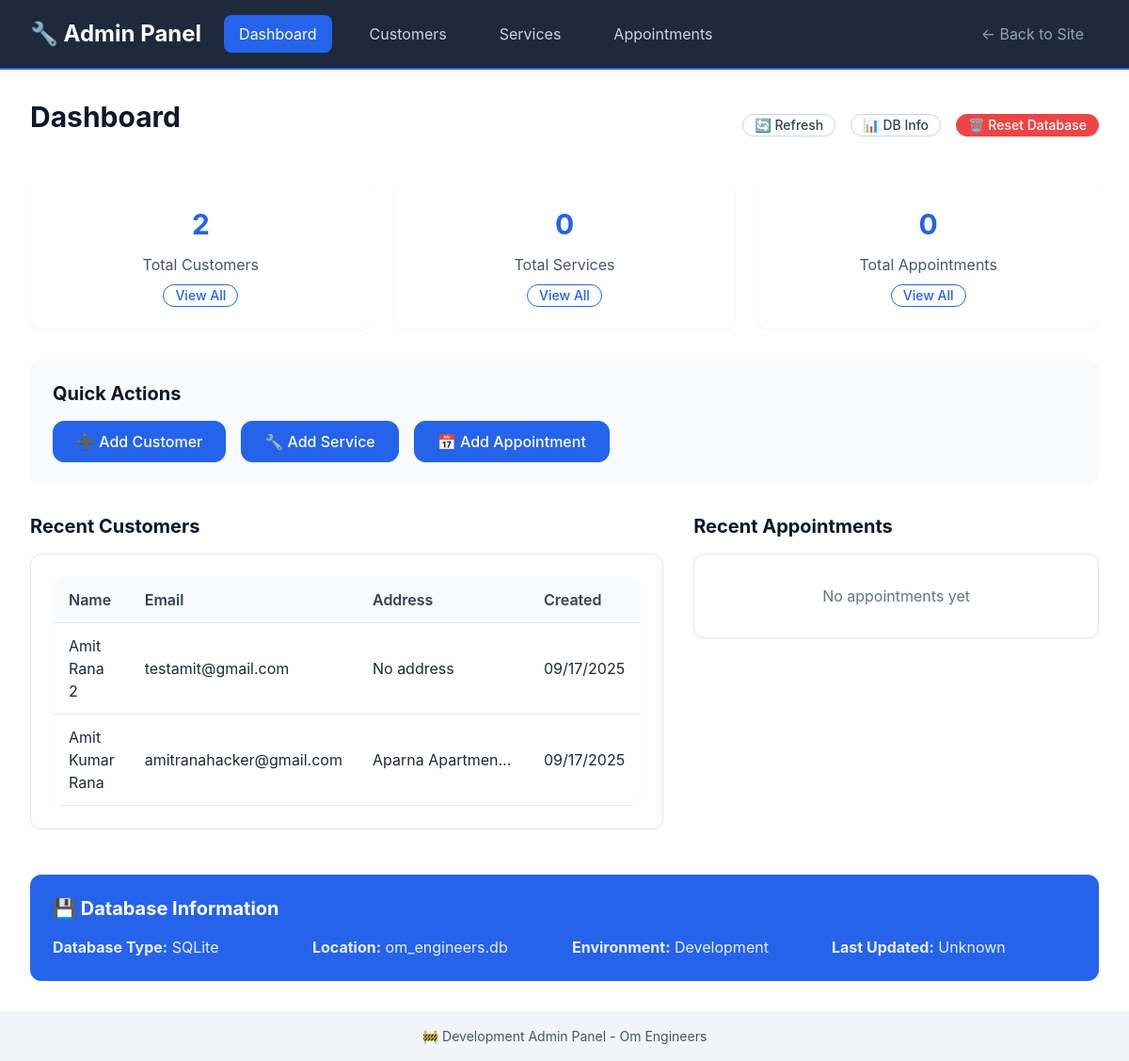
The app's page /admin/ with its own data.
### models/customer_db.py (models this page shows, shortened)
class Customer(db.Model):
    __tablename__ = 'customers'
    id: Mapped[int] = mapped_column(primary_key=True)
    name: Mapped[str] = mapped_column(String(100), nullable=False)
    email: Mapped[str] = mapped_column(String(120), nullable=True, index=True)
    phone: Mapped[str] = mapped_column(String(20), nullable=False, index=True)
    address: Mapped[str] = mapped_column(Text, nullable=True)
    created_at: Mapped[datetime] = mapped_column(DateTime, default=datetime.utcnow)
    updated_at: Mapped[datetime] = mapped_column(DateTime, default=datetime.utcnow, onupdate=datetime.utcnow)
    appointments = db.relationship('Appointment', back_populates='customer', cascade='all, delete-orphan')

### routes/admin.py (the view)
@admin_bp.route('/')
def index():
    try:
        customer_count = Customer.query.count()
        service_count = Service.query.count()
        appointment_count = Appointment.query.count()
        recent_customers = Customer.query.order_by(Customer.created_at.desc()).limit(5).all()
        recent_appointments = Appointment.query.order_by(Appointment.created_at.desc()).limit(5).all()
        stats = {
            'customers': customer_count,
            'services': service_count,
            'appointments': appointment_count
        }
        return render_template('admin/index.html',
                             stats=stats,
                             recent_customers=recent_customers,
                             recent_appointments=recent_appointments)
    except Exception as e:
        flash(f'Error loading admin dashboard: {str(e)}', 'error')
        return render_template('admin/index.html', stats={}, recent_customers=[], recent_appointments=[])

### templates/admin/index.html (shortened to what this page needs)
{% extends "admin/base.html" %}
{% block content %}
<div style="display: flex; justify-content: space-between; align-items: center; margin-bottom: var(--space-8);">
    <h1>Dashboard</h1>
    <div style="display: flex; gap: var(--space-4);">
        <button onclick="refreshStats()" class="btn btn-secondary btn-sm">🔄 Refresh</button>
        <button onclick="showDatabaseInfo()" class="btn btn-secondary btn-sm">📊 DB Info</button>
        <button onclick="showResetModal()" class="btn btn-danger btn-sm">🗑️ Reset Database</button>
    </div>
</div>
<div class="stats-grid">
    <div class="stat-card">
        <div class="stat-number" id="customers-count">{{ stats.customers or 0 }}</div>
        <div style="color: var(--gray-600);">Total Customers</div>
        <div style="margin-top: var(--space-2);">
            <a href="{{ url_for('admin.customers') }}" class="btn btn-sm btn-outline">View All</a>
        </div>
    </div>
    <div class="stat-card">
        <div class="stat-number" id="services-count">{{ stats.services or 0 }}</div>
        <div style="color: var(--gray-600);">Total Services</div>
        <div style="margin-top: var(--space-2);">
            <a href="{{ url_for('admin.services') }}" class="btn btn-sm btn-outline">View All</a>
        </div>
    </div>
    <div class="stat-card">
        <div class="stat-number" id="appointments-count">{{ stats.appointments or 0 }}</div>
        <div style="color: var(--gray-600);">Total Appointments</div>
        <div style="margin-top: var(--space-2);">
            <a href="{{ url_for('admin.appointments') }}" class="btn btn-sm btn-outline">View All</a>
        </div>
    </div>
</div>
<div style="background: var(--gray-50); padding: var(--space-6); border-radius: var(--border-radius-lg); margin-bottom: var(--space-8);">
    <h3 style="margin-bottom: var(--space-4);">Quick Actions</h3>
    <div style="display: flex; gap: var(--space-4); flex-wrap: wrap;">
        <a href="{{ url_for('admin.new_customer') }}" class="btn btn-primary">➕ Add Customer</a>
        <a href="{{ url_for('admin.new_service') }}" class="btn btn-primary">🔧 Add Service</a>
        <a href="{{ url_for('admin.new_appointment') }}" class="btn btn-primary">📅 Add Appointment</a>
    </div>
</div>
<div style="display: grid; grid-template-columns: 1fr 1fr; gap: var(--space-8); margin-top: var(--space-8);">
    <div>
        <h3 style="margin-bottom: var(--space-4);">Recent Customers</h3>
        {% if recent_customers %}
        <div class="card">
            <table class="admin-table">
                <thead>
                    <tr>
                        <th>Name</th>
                        <th>Email</th>
                        <th>Address</th>
                        <th>Created</th>
                    </tr>
                </thead>
                <tbody>
                    {% for customer in recent_customers %}
                    <tr>
                        <td>{{ customer.name }}</td>
                        <td>{{ customer.email }}</td>
                        <td>
                            <div style="max-width: 150px; overflow: hidden; text-overflow: ellipsis; white-space: nowrap;"
                                 title="{{ customer.address or 'No address provided' }}">
                                {{ customer.address or 'No address' }}
                            </div>
                        </td>
                        <td>{{ customer.created_at.strftime('%m/%d/%Y') }}</td>
                    </tr>
                    {% endfor %}
                </tbody>
            </table>
        </div>
        {% else %}
        <div class="card" style="text-align: center; padding: var(--space-8); color: var(--gray-500);">
            No customers yet
        </div>
        {% endif %}
    </div>
    <div>
        <h3 style="margin-bottom: var(--space-4);">Recent Appointments</h3>
        {% if recent_appointments %}
        <div class="card">
            <table class="admin-table">
                <thead>
                    <tr>
                        <th>ID</th>
                        <th>Status</th>
                        <th>Date</th>
                    </tr>
                </thead>
                <tbody>
                    {% for appointment in recent_appointments %}
                    <tr>
                        <td>#{{ appointment.id }}</td>
                        <td>
                            <span style="background-color:
                                {% if appointment.status.value == 'pending' %}var(--warning-color)
                                {% elif appointment.status.value == 'confirmed' %}var(--primary-color)
                                {% elif appointment.status.value == 'completed' %}var(--success-color)
                                {% elif appointment.status.value == 'cancelled' %}var(--error-color)
                                {% else %}var(--gray-400){% endif %};
                                color: var(--white); padding: var(--space-1) var(--space-2); border-radius: var(--border-radius-sm); font-size: var(--font-size-xs);">
                                {{ appointment.status.value.title() }}
                            </span>
                        </td>
                        <td>{{ appointment.appointment_date.strftime('%m/%d/%Y') }}</td>
                    </tr>
                    {% endfor %}
                </tbody>
            </table>
        </div>
        {% else %}
        <div class="card" style="text-align: center; padding: var(--space-8); color: var(--gray-500);">
            No appointments yet
        </div>
        {% endif %}
    </div>
</div>
<div style="margin-top: var(--space-12); padding: var(--space-6); background: var(--primary-color); color: var(--white); border-radius: var(--border-radius-lg);">
    <h3 style="color: var(--white); margin-bottom: var(--space-4);">💾 Database Information</h3>
    <div style="display: grid; grid-template-columns: repeat(auto-fit, minmax(200px, 1fr)); gap: var(--space-4); opacity: 0.9;">
        <div>
            <strong>Database Type:</strong> SQLite
        </div>
        <div>
            <strong>Location:</strong> om_engineers.db
        </div>
        <div>
            <strong>Environment:</strong> Development
        </div>
        <div>
            <strong>Last Updated:</strong> <span id="last-updated">{{ moment().format('MM/DD/YYYY HH:mm') if moment else 'Unknown' }}</span>
        </div>
    </div>
</div>
{% endblock %}

### static/css/main.css (style rules this page uses)
:root { --primary-color: #2563eb; --primary-dark: #1d4ed8; --primary-light: #3b82f6; --secondary-color: #64748b; --success-color: #10b981; --warning-color: #f59e0b; --error-color: #ef4444; --white: #ffffff; --gray-50: #f8fafc; --gray-100: #f1f5f9; --gray-200: #e2e8f0; --gray-300: #cbd5e1; --gray-400: #94a3b8; --gray-500: #64748b; --gray-600: #475569; --gray-700: #334155; --gray-800: #1e293b; --gray-900: #0f172a; --font-family: 'Inter', -apple-system, BlinkMacSystemFont, 'Segoe UI', Roboto, Oxygen, Ubuntu, Cantarell, sans-serif; --font-size-xs: 0.75rem; --font-size-sm: 0.875rem; --font-size-base: 1rem; --font-size-lg: 1.125rem; --font-size-xl: 1.25rem; --font-size-2xl: 1.5rem; --font-size-3xl: 1.875rem; --font-size-4xl: 2.25rem; --font-weight-normal: 400; --font-weight-medium: 500; --font-weight-semibold: 600; --font-weight-bold: 700; --line-height-tight: 1.25; --line-height-normal: 1.5; --line-height-relaxed: 1.75; --space-1: 0.25rem; --space-2: 0.5rem; --space-3: 0.75rem; --space-4: 1rem; --space-5: 1.25rem; --space-6: 1.5rem; --space-8: 2rem; --space-10: 2.5rem; --space-12: 3rem; --space-16: 4rem; --space-20: 5rem; --border-radius-sm: 0.375rem; --border-radius: 0.5rem; --border-radius-lg: 0.75rem; --border-radius-xl: 1rem; --shadow-sm: 0 1px 2px 0 rgba(0, 0, 0, 0.05); --shadow: 0 1px 3px 0 rgba(0, 0, 0, 0.1), 0 1px 2px 0 rgba(0, 0, 0, 0.06); --shadow-md: 0 4px 6px -1px rgba(0, 0, 0, 0.1), 0 2px 4px -1px rgba(0, 0, 0, 0.06); --shadow-lg: 0 10px 15px -3px rgba(0, 0, 0, 0.1), 0 4px 6px -2px rgba(0, 0, 0, 0.05); --container-max-width: 1200px; --header-height: 4rem; --min-touch-target: 2.75rem; }
*, *::before, *::after { box-sizing: border-box; }
* { margin: 0; padding: 0; }
html { font-size: 16px; scroll-behavior: smooth; -webkit-text-size-adjust: 100%; -ms-text-size-adjust: 100%; }
body { font-family: var(--font-family); font-size: var(--font-size-base); font-weight: var(--font-weight-normal); line-height: var(--line-height-normal); color: var(--gray-800); background-color: var(--white); -webkit-font-smoothing: antialiased; -moz-osx-font-smoothing: grayscale; }
h1, h2, h3, h4, h5, h6 { font-weight: var(--font-weight-bold); line-height: var(--line-height-tight); color: var(--gray-900); margin-bottom: var(--space-4); }
h1 { font-size: var(--font-size-3xl); }
h3 { font-size: var(--font-size-xl); }
a { color: var(--primary-color); text-decoration: none; }
.btn { display: inline-flex; align-items: center; justify-content: center; min-height: var(--min-touch-target); padding: var(--space-3) var(--space-6); font-family: inherit; font-size: var(--font-size-base); font-weight: var(--font-weight-medium); line-height: 1; text-decoration: none; border: 1px solid transparent; border-radius: var(--border-radius-lg); cursor: pointer; transition: all 0.2s ease-in-out; user-select: none; white-space: nowrap; }
.btn-primary { background-color: var(--primary-color); border-color: var(--primary-color); color: var(--white); }
.btn-secondary { background-color: var(--white); border-color: var(--gray-300); color: var(--gray-700); }
.btn-outline { background-color: transparent; border-color: var(--primary-color); color: var(--primary-color); }
.btn-sm { min-height: 2.25rem; padding: var(--space-2) var(--space-4); font-size: var(--font-size-sm); }
.card { background-color: var(--white); border: 1px solid var(--gray-200); border-radius: var(--border-radius-lg); box-shadow: var(--shadow-sm); padding: var(--space-6); transition: box-shadow 0.2s ease-in-out; }

### records on screen
Customer: name "Amit Rana 2", email "testamit@gmail.com", address "No address", created_at "09/17/2025"
Customer: name "Amit Kumar Rana", email "amitranahacker@gmail.com", address "Aparna Apartmen…", created_at "09/17/2025"

### other values on screen
{{ stats.customers or 0 }} "2"
{{ stats.services or 0 }} "0"
{{ stats.appointments or 0 }} "0"
{{ moment().format('MM/DD/YYYY HH:mm') if moment else 'Unknown' }} "Unknown"
{{ config.APP_NAME }} "Om Engineers"
